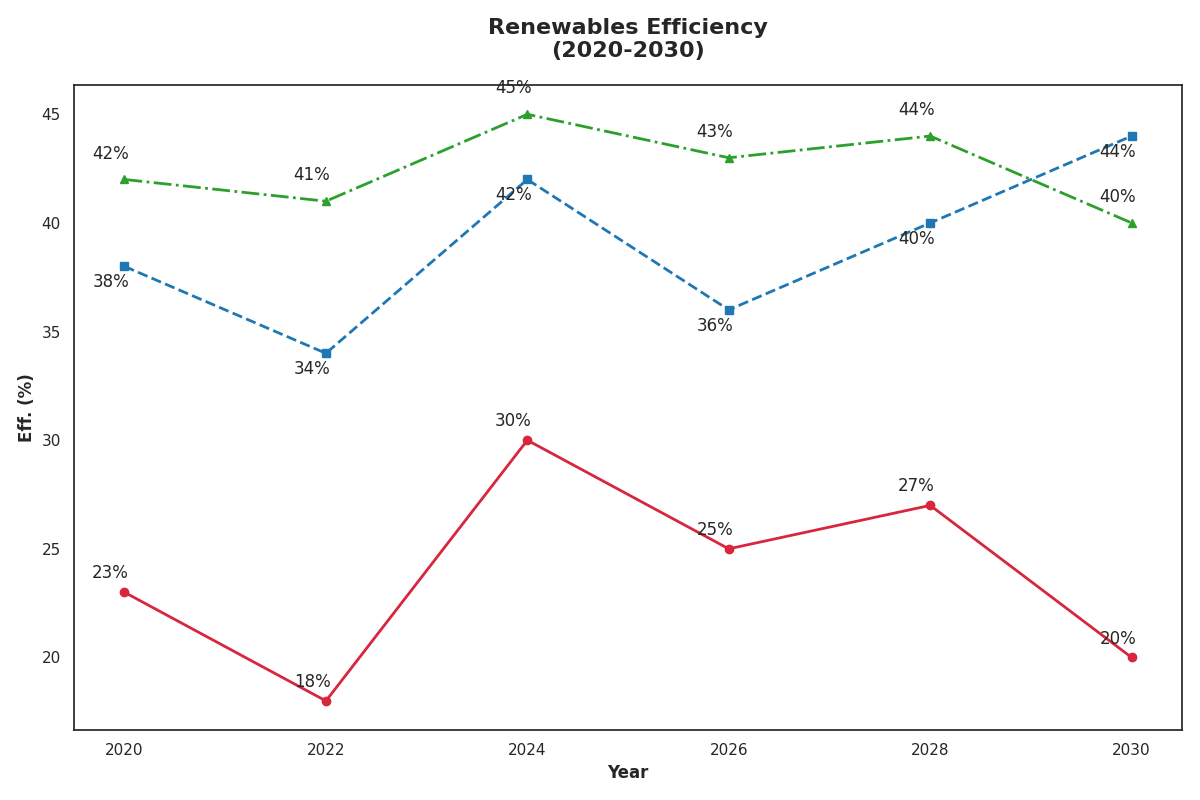

Write the Python code that produced this figure.
import matplotlib.pyplot as plt
import numpy as np

years = np.array([2020, 2022, 2024, 2026, 2028, 2030])
solar_efficiency = np.array([23, 18, 30, 25, 27, 20])
wind_efficiency = np.array([38, 34, 42, 36, 40, 44])
hydropower_efficiency = np.array([42, 41, 45, 43, 44, 40])

fig, ax = plt.subplots(figsize=(12, 8))

ax.plot(years, solar_efficiency, marker='o', linestyle='-', color='#D7263D', linewidth=2)
ax.plot(years, wind_efficiency, marker='s', linestyle='--', color='#1F77B4', linewidth=2)
ax.plot(years, hydropower_efficiency, marker='^', linestyle='-.', color='#2CA02C', linewidth=2)

for (year, sol_eff, win_eff, hyd_eff) in zip(years, solar_efficiency, wind_efficiency, hydropower_efficiency):
    ax.annotate(f'{sol_eff}%', (year, sol_eff), textcoords="offset points", xytext=(-10,10), ha='center')
    ax.annotate(f'{win_eff}%', (year, win_eff), textcoords="offset points", xytext=(-10,-15), ha='center')
    ax.annotate(f'{hyd_eff}%', (year, hyd_eff), textcoords="offset points", xytext=(-10,15), ha='center')

ax.set_xlabel('Year', fontsize=12, fontweight='bold')
ax.set_ylabel('Eff. (%)', fontsize=12, fontweight='bold')
ax.set_title('Renewables Efficiency\n(2020-2030)', fontsize=16, fontweight='bold', pad=20)
ax.set_xticks(years)

plt.tight_layout()
plt.show()
